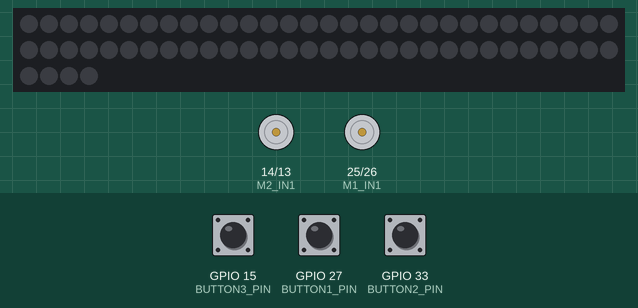
A sketch run on a simulated ESP32. Shown: 64 RGB LEDs in strip order, left to right, continuing on the next row, motor-driver pin pairs drawn as motors (green arrow = first pin HIGH = forward, orange = second pin HIGH = backward, longer = more drive). The test bench sets the inputs (shaded band); at power-on: GPIO 15 (BUTTON3_PIN) HIGH, GPIO 27 (BUTTON1_PIN) HIGH, GPIO 33 (BUTTON2_PIN) HIGH. Dim RGB values are drawn brighter than linear; random numbers use the default seed unless the sketch sets one; the audio player accepts every command and is not drawn; what the sketch prints to the serial monitor is not drawn.

Above: at 2.0 s.
2.1 s: GPIO 15 (BUTTON3_PIN) pulled LOW for 0.15 s
At 2.18 s:
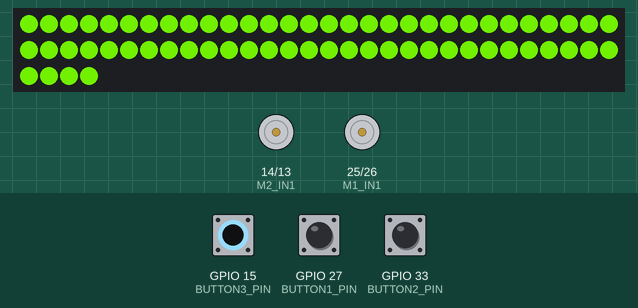
3.7 s: GPIO 15 (BUTTON3_PIN) pulled LOW for 3.2 s
At 3.76 s:
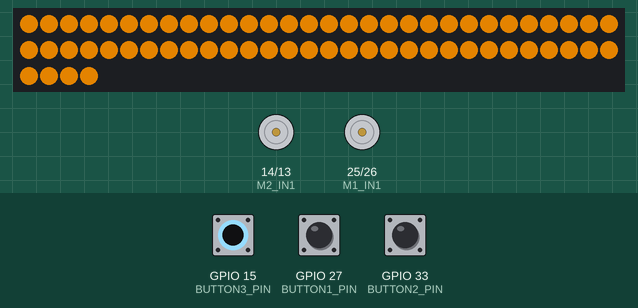
8.4 s: GPIO 27 (BUTTON1_PIN) pulled LOW for 0.15 s
At 9.3 s:
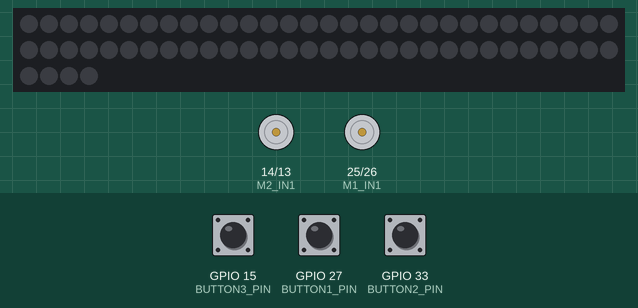
10.0 s: GPIO 33 (BUTTON2_PIN) pulled LOW for 0.15 s
At 10.9 s:
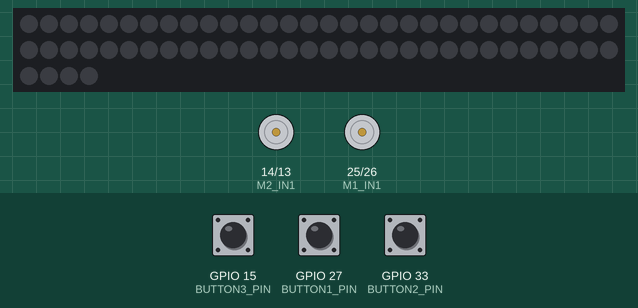
11.6 s: GPIO 33 (BUTTON2_PIN) pulled LOW for 3.2 s
At 12.8 s:
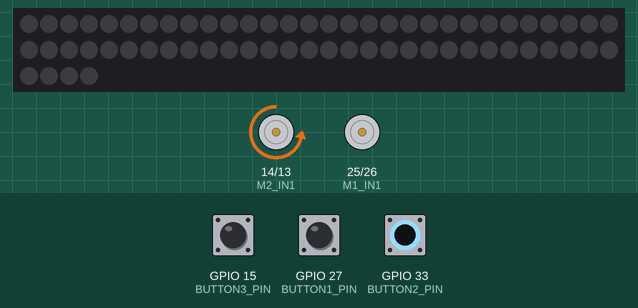
16.3 s: GPIO 27 (BUTTON1_PIN) pulled LOW for 1 s
At 17.1 s:
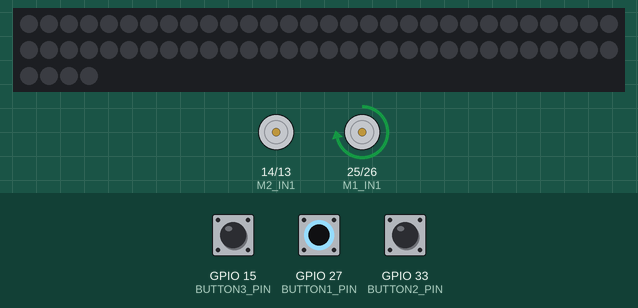
Timing chart, 0 to 19.3 s (numbered marks = the images above; inputs shaded):
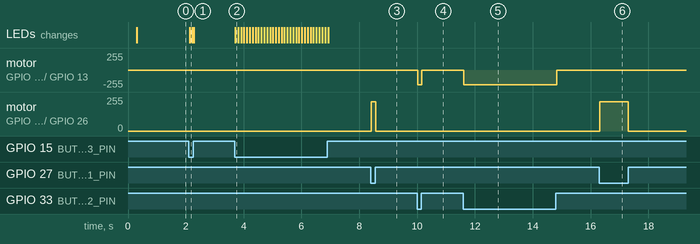

The sketch:

Final_Code_D23.ino
```cpp
#include <Arduino.h>
#include <HardwareSerial.h>
#include <DFRobotDFPlayerMini.h>
#include <FastLED.h>

// =========================
// BUTTON PINS - LOLIN32 LITE
// =========================
const int BUTTON1_PIN = 27;
const int BUTTON2_PIN = 33;
const int BUTTON3_PIN = 15;

const int M1_IN1 = 25;   // A1
const int M1_IN2 = 26;   // A0

const int M2_IN1 = 14;
const int M2_IN2 = 13;

const int MATRIX_PIN = 32;

const int DF_RX = 7;    // Feather RX <- DFPlayer TX
const int DF_TX = 8;    // Feather TX -> DFPlayer RX    // ESP32 TX -> DFPlayer RX

// =========================
// DFPLAYER PINS
// =========================
  // ESP32 TX -> DFPlayer RX

// =========================
// MATRIX SETTINGS
// =========================
 // change if needed
const int NUM_LEDS = 64;

CRGB leds[NUM_LEDS];
bool matrixEnabled = false;
unsigned long lastMatrixFlash = 0;
const unsigned long MATRIX_FLASH_INTERVAL = 100; // ms

// =========================
// DFPLAYER OBJECT
// =========================
HardwareSerial dfSerial(2);
DFRobotDFPlayerMini dfPlayer;

// =========================
// PWM SETTINGS
// =========================
const int PWM_FREQ = 500;
const int PWM_RESOLUTION = 8;   // 0-255
const int MOTOR_SPEED = 220;     // slow speed

// =========================
// COMBO MODE SETTINGS
// =========================
const unsigned long COMBO_DURATION = 45000UL; // 45 seconds
bool comboActive = false;
unsigned long comboStartTime = 0;

// =========================
// DEBOUNCE
// =========================
const unsigned long DEBOUNCE_MS = 30;
unsigned long lastReadTime = 0;

// =========================
// BUTTON HELPERS
// =========================
bool button1Pressed() {
  return digitalRead(BUTTON1_PIN) == LOW;
}

bool button2Pressed() {
  return digitalRead(BUTTON2_PIN) == LOW;
}

bool button3Pressed() {
  return digitalRead(BUTTON3_PIN) == LOW;
}

// =========================
// MOTOR CONTROL
// Newer ESP32 LEDC API style
// =========================
void stopMotor1() {
  ledcWrite(M1_IN1, 0);
  ledcWrite(M1_IN2, 0);
}

void stopMotor2() {
  ledcWrite(M2_IN1, 0);
  ledcWrite(M2_IN2, 0);
}

// Motor 1 direction
void runMotor1Slow() {
  ledcWrite(M1_IN1, MOTOR_SPEED);
  ledcWrite(M1_IN2, 0);
}

// Motor 2 opposite direction
void runMotor2Slow() {
  ledcWrite(M2_IN1, 0);
  ledcWrite(M2_IN2, MOTOR_SPEED);
}

void setupPWM() {
  ledcAttach(M1_IN1, PWM_FREQ, PWM_RESOLUTION);
  ledcAttach(M1_IN2, PWM_FREQ, PWM_RESOLUTION);
  ledcAttach(M2_IN1, PWM_FREQ, PWM_RESOLUTION);
  ledcAttach(M2_IN2, PWM_FREQ, PWM_RESOLUTION);
}

// =========================
// MATRIX CONTROL
// =========================
void matrixOn() {
  matrixEnabled = true;
}

void matrixOff() {
  matrixEnabled = false;
  fill_solid(leds, NUM_LEDS, CRGB::Black);
  FastLED.show();
}

void updateMatrix() {
  if (!matrixEnabled) return;

  unsigned long now = millis();
  if (now - lastMatrixFlash >= MATRIX_FLASH_INTERVAL) {
    lastMatrixFlash = now;

    // one random full-brightness color across whole matrix
    CRGB c = CHSV(random8(), 255, 255);
    fill_solid(leds, NUM_LEDS, c);
    FastLED.show();
  }
}

// =========================
// AUDIO CONTROL
// =========================
void startSong() {
  dfPlayer.play(1);   // plays 0001.mp3
  Serial.println("Playing song");
}

void stopSong() {
  dfPlayer.stop();
  Serial.println("Stopping song");
}

// =========================
// COMBO MODE CONTROL
// =========================
void startComboMode() {
  comboActive = true;
  comboStartTime = millis();

  runMotor1Slow();
  runMotor2Slow();
  matrixOn();
  startSong();

  Serial.println("COMBO MODE STARTED");
}

void stopComboMode() {
  comboActive = false;

  stopMotor1();
  stopMotor2();
  matrixOff();
  stopSong();

  Serial.println("COMBO MODE ENDED");
}

// =========================
// NORMAL BUTTON CONTROL
// =========================
void applyNormalButtonControl() {
  if (button1Pressed()) {
    runMotor1Slow();
  } else {
    stopMotor1();
  }

  if (button2Pressed()) {
    runMotor2Slow();
  } else {
    stopMotor2();
  }

  if (button3Pressed()) {
    matrixOn();
  } else {
    matrixOff();
  }
}

// =========================
// SETUP
// =========================
void setup() {
  Serial.begin(115200);
  delay(300);

  pinMode(BUTTON1_PIN, INPUT_PULLUP);
  pinMode(BUTTON2_PIN, INPUT_PULLUP);
  pinMode(BUTTON3_PIN, INPUT_PULLUP);

  pinMode(M1_IN1, OUTPUT);
  pinMode(M1_IN2, OUTPUT);
  pinMode(M2_IN1, OUTPUT);
  pinMode(M2_IN2, OUTPUT);

  setupPWM();

  stopMotor1();
  stopMotor2();

  // If your matrix is WS2815, change WS2812 to WS2815 below
  FastLED.addLeds<WS2815, MATRIX_PIN, GRB>(leds, NUM_LEDS);
  FastLED.clear(true);
  matrixOff();

  dfSerial.begin(9600, SERIAL_8N1, DF_RX, DF_TX);

  if (!dfPlayer.begin(dfSerial)) {
    Serial.println("DFPlayer not found. Check wiring and SD card.");
    while (true) {
      delay(1000);
    }
  }

  dfPlayer.volume(22); // 0 to 30
  randomSeed(micros());

  Serial.println("System ready.");
}

// =========================
// LOOP
// =========================
void loop() {
  unsigned long now = millis();

  // keep matrix updating whenever enabled
  updateMatrix();

  // if combo mode is active, keep everything on for full 45 seconds
  if (comboActive) {
    runMotor1Slow();
    runMotor2Slow();
    matrixOn();

    if (now - comboStartTime >= COMBO_DURATION) {
      stopComboMode();
    }

    return;
  }

  // debounced button read/control
  if (now - lastReadTime >= DEBOUNCE_MS) {
    lastReadTime = now;

    bool b1 = button1Pressed();
    bool b2 = button2Pressed();
    bool b3 = button3Pressed();

    if (b1 && b2 && b3) {
      startComboMode();
    } else {
      applyNormalButtonControl();
    }
  }
}
```

Measured:
- after the input at 2.1 s, the LEDs: change at once (image 1)
- after the input at 3.7 s, the LEDs: change at once (image 2)
- after the input at 8.4 s, motor on GPIO 25 (M1_IN1) / GPIO 26 (M1_IN2): stopped → forward 219/255 at once, → stopped 0.16 s later
- after the input at 10.0 s, motor on GPIO 14 (M2_IN1) / GPIO 13 (M2_IN2): stopped → backward 219/255 at once, → stopped 0.12 s later
- after the input at 11.6 s, motor on GPIO 14 (M2_IN1) / GPIO 13 (M2_IN2): stopped → backward 219/255 at once, → stopped 3.2 s later
- after the input at 16.3 s, motor on GPIO 25 (M1_IN1) / GPIO 26 (M1_IN2): stopped → forward 219/255 at once, → stopped 0.99 s later
